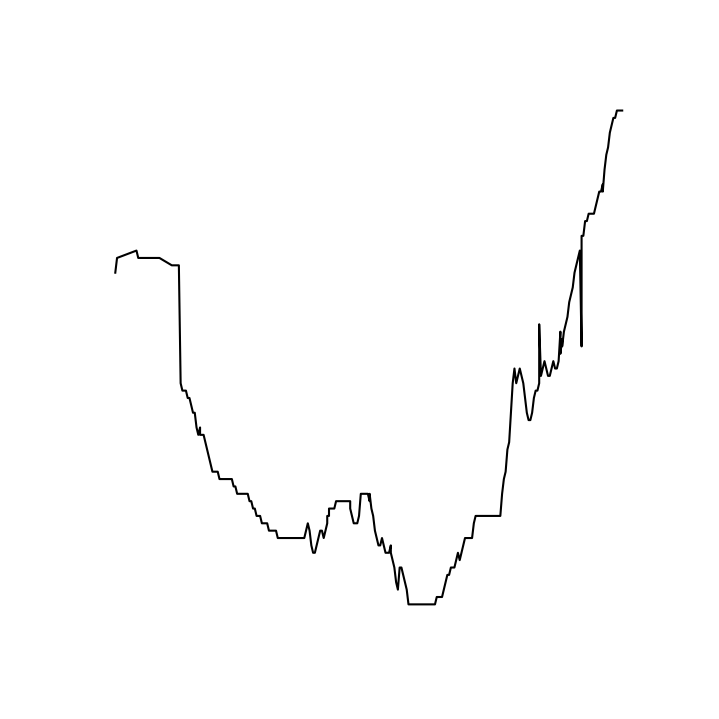
#> input picture pics/2022-1-10.png, 719 x 719 px; its folder holds only this picture in this run
$ jupyter execute --allow-errors weather.ipynb
#> lines starting #> are read from the running program, lines starting #| are printed output that depends on the picture; after the words box and inside, x2 and y2 are one past the last pixel; in counts of white or black regions, pixels touching at a corner belong together
[cell 1]
import pandas as pd
import numpy as np

https://www.ncei.noaa.gov/pub/data/uscrn/products/daily01/

#> (a cell that did not finish here is left out)

#> (a cell that did not finish here is left out)

#> (a cell that did not finish here is left out)

[cell 5]
import matplotlib.pyplot as plt
from matplotlib.dates import DateFormatter

#> (a cell that did not finish here is left out)

#> (a cell that did not finish here is left out)

[cell 8]
from PIL import Image
#> (the rest of this cell did not finish here and is left out)

[cell 9]
import os
pic_files = os.listdir("pics")
#> pic_files = ['2022-1-10.png']
pic_array = np.zeros((719, 719, len(pic_files)))
#> pic_array: shape (719, 719, 1) float64; every value is 0

[cell 10]
for i, pic_file in enumerate(pic_files):
    tmp_pic = Image.open(f"pics/{pic_file}").convert('L')
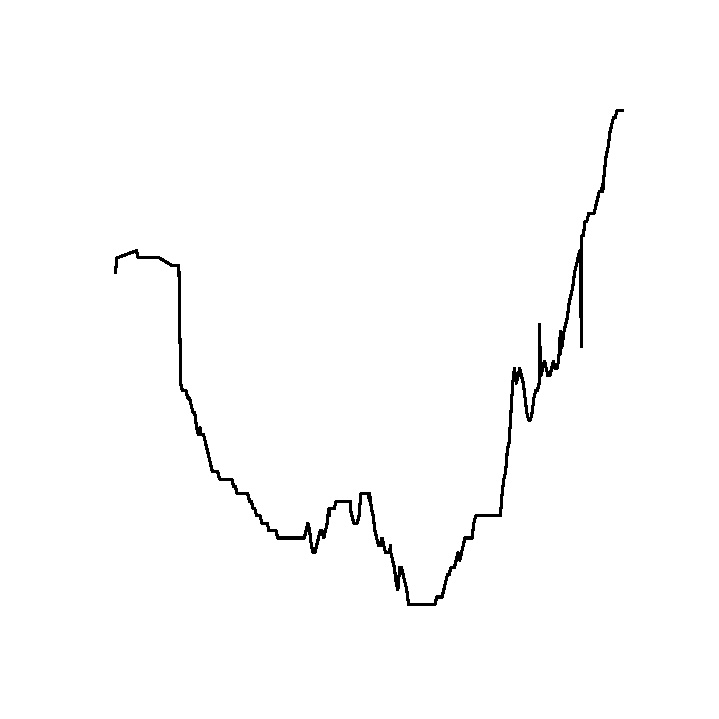
#> tmp_pic: PIL image 719x719 L; 98.9% white; 1 black region, box (x1, y1, x2, y2) and area: (114, 109, 624, 606) 5767
    pic_array[:, :, i] = np.asarray(tmp_pic)

[cell 11]
pic_array.shape
#> Out = (719, 719, 1)


$ run again, on pics/2022-1-14.png
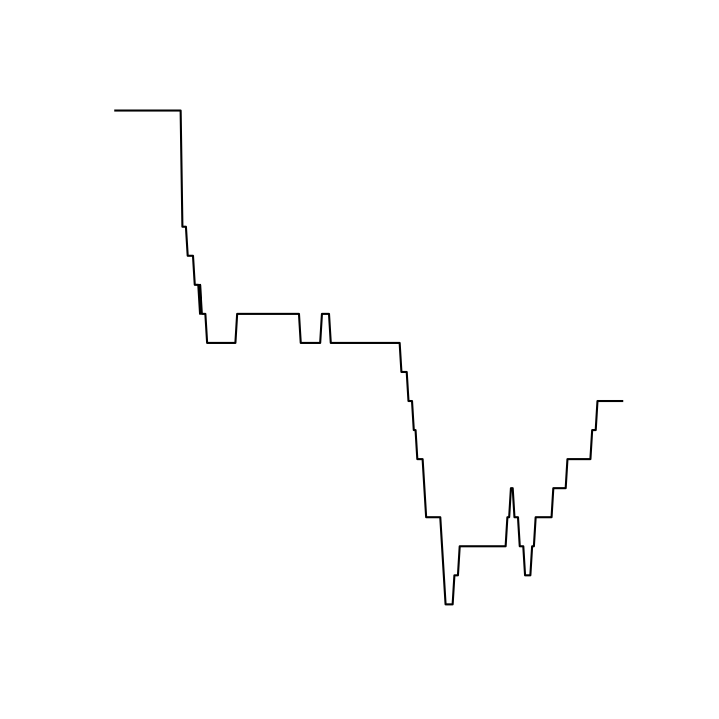
#> input picture pics/2022-1-14.png, 719 x 719 px
#> pic_files = ['2022-1-14.png']
#> `tmp_pic = Image.open(f"pics/{pic_file}").convert('L')`:
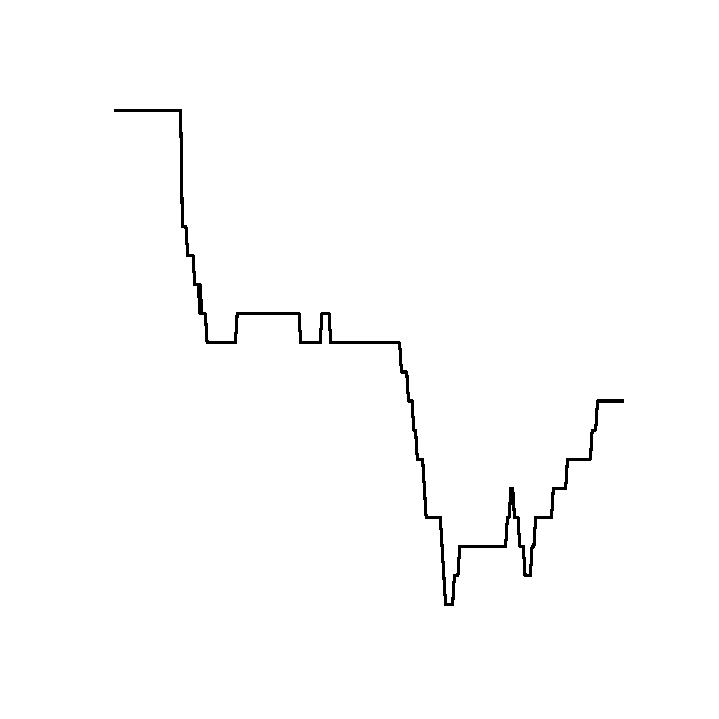
#> tmp_pic: PIL image 719x719 L; 99.1% white; 1 black region, box (x1, y1, x2, y2) and area: (114, 109, 624, 606) 4532

$ run again, on pics/2022-1-15.png
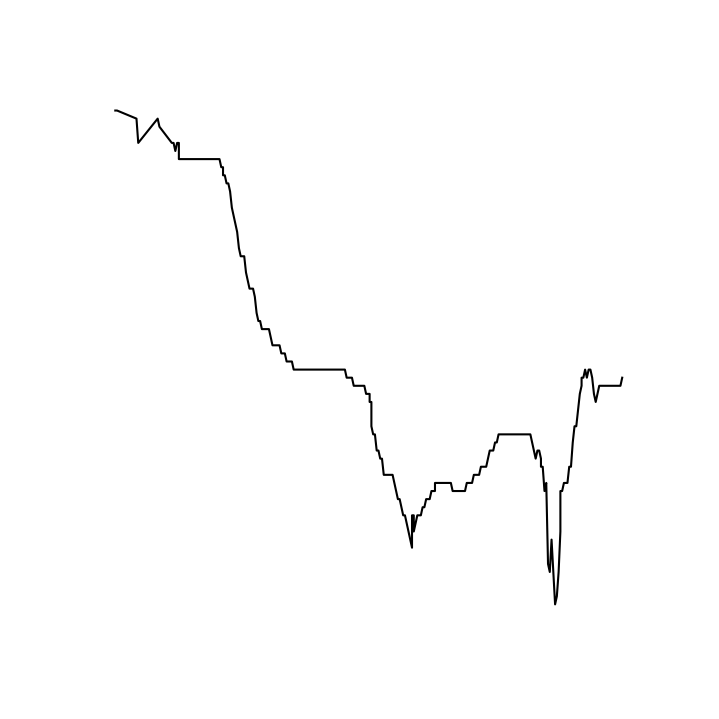
#> input picture pics/2022-1-15.png, 719 x 719 px
#> pic_files = ['2022-1-15.png']
#> `tmp_pic = Image.open(f"pics/{pic_file}").convert('L')`:
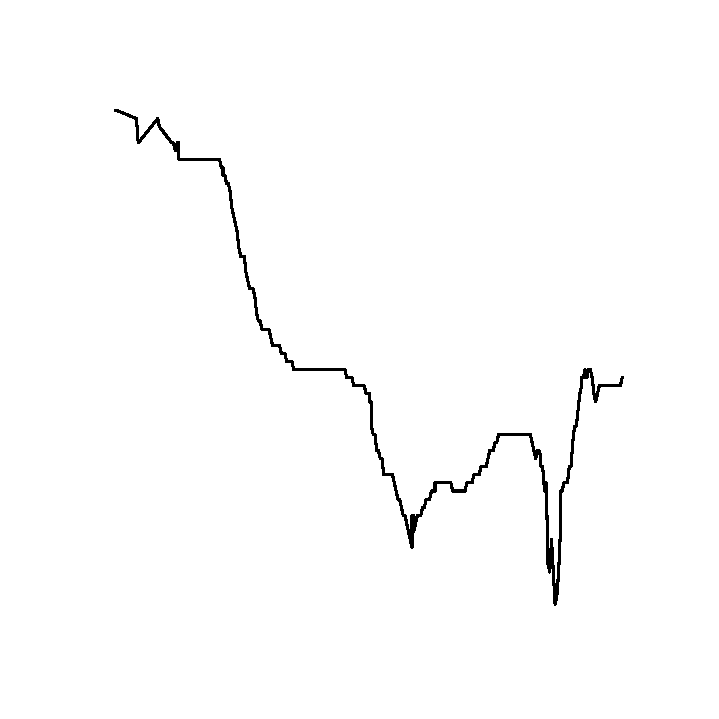
#> tmp_pic: PIL image 719x719 L; 99.1% white; 1 black region, box (x1, y1, x2, y2) and area: (114, 109, 624, 606) 4817

$ run again, on pics/2022-1-16.png
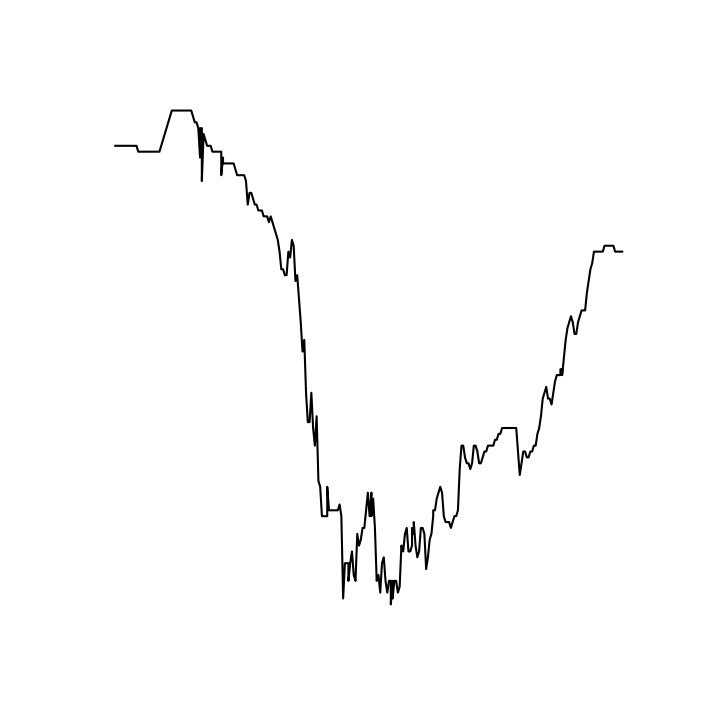
#> input picture pics/2022-1-16.png, 719 x 719 px
#> pic_files = ['2022-1-16.png']
#> `tmp_pic = Image.open(f"pics/{pic_file}").convert('L')`:
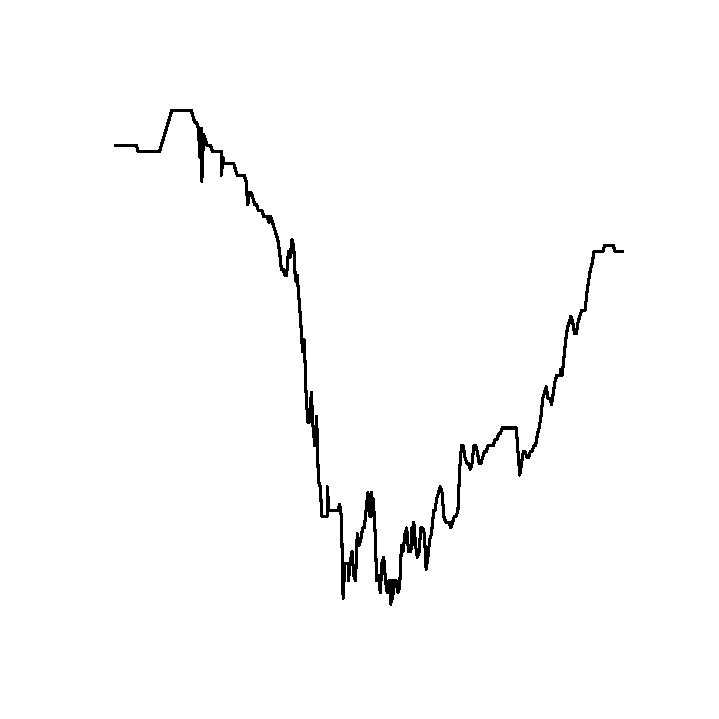
#> tmp_pic: PIL image 719x719 L; 98.5% white; 1 black region, box (x1, y1, x2, y2) and area: (114, 109, 624, 606) 7652

$ run again, on pics/2022-1-11.png
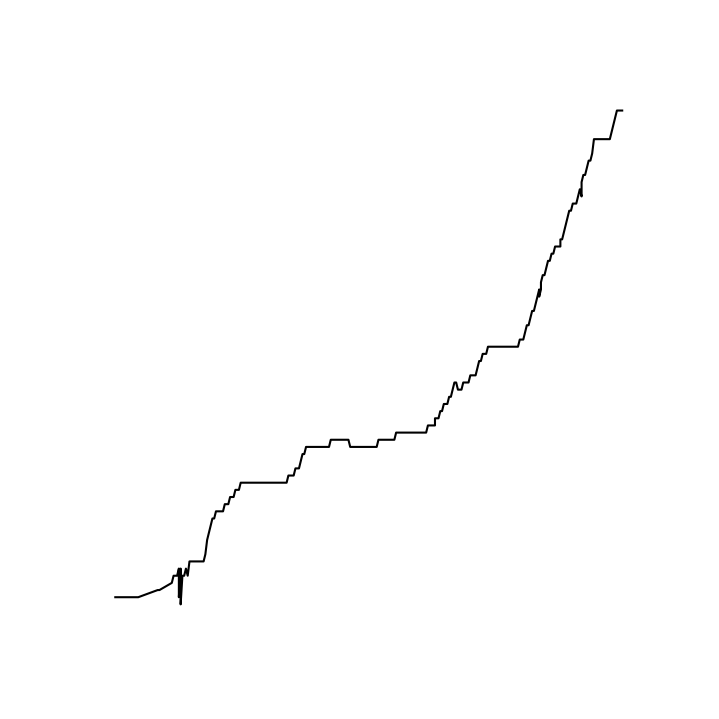
#> input picture pics/2022-1-11.png, 719 x 719 px
#> pic_files = ['2022-1-11.png']
#> `tmp_pic = Image.open(f"pics/{pic_file}").convert('L')`:
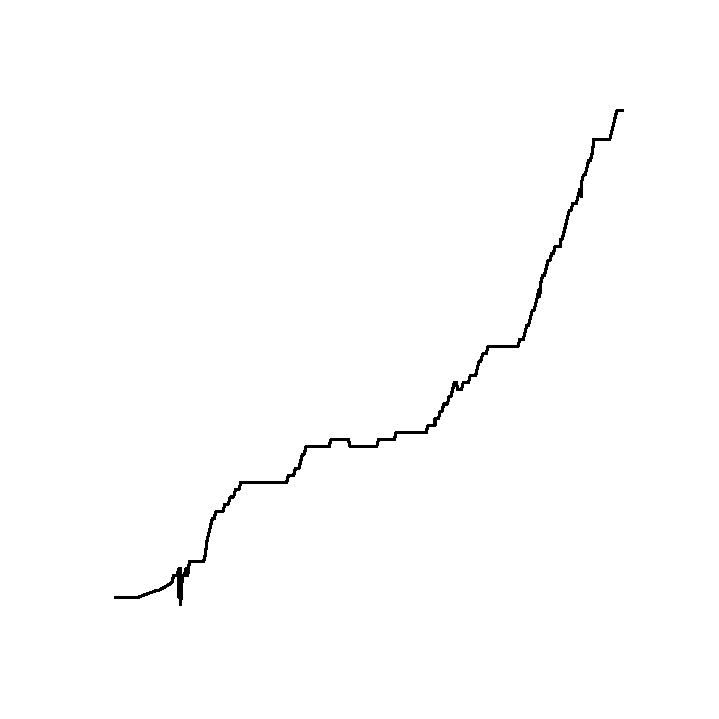
#> tmp_pic: PIL image 719x719 L; 99.4% white; 1 black region, box (x1, y1, x2, y2) and area: (114, 109, 624, 606) 3139
